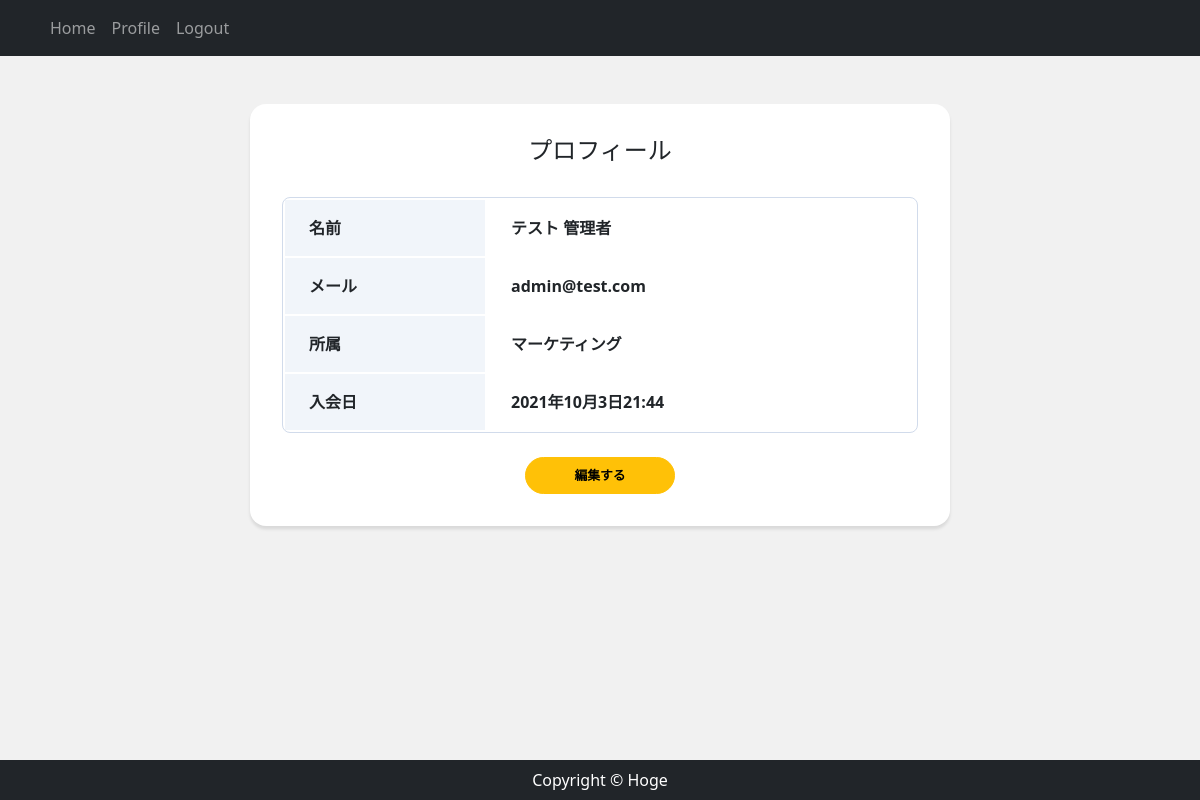
The app's page /accounts/profile/ (signed in), older data.
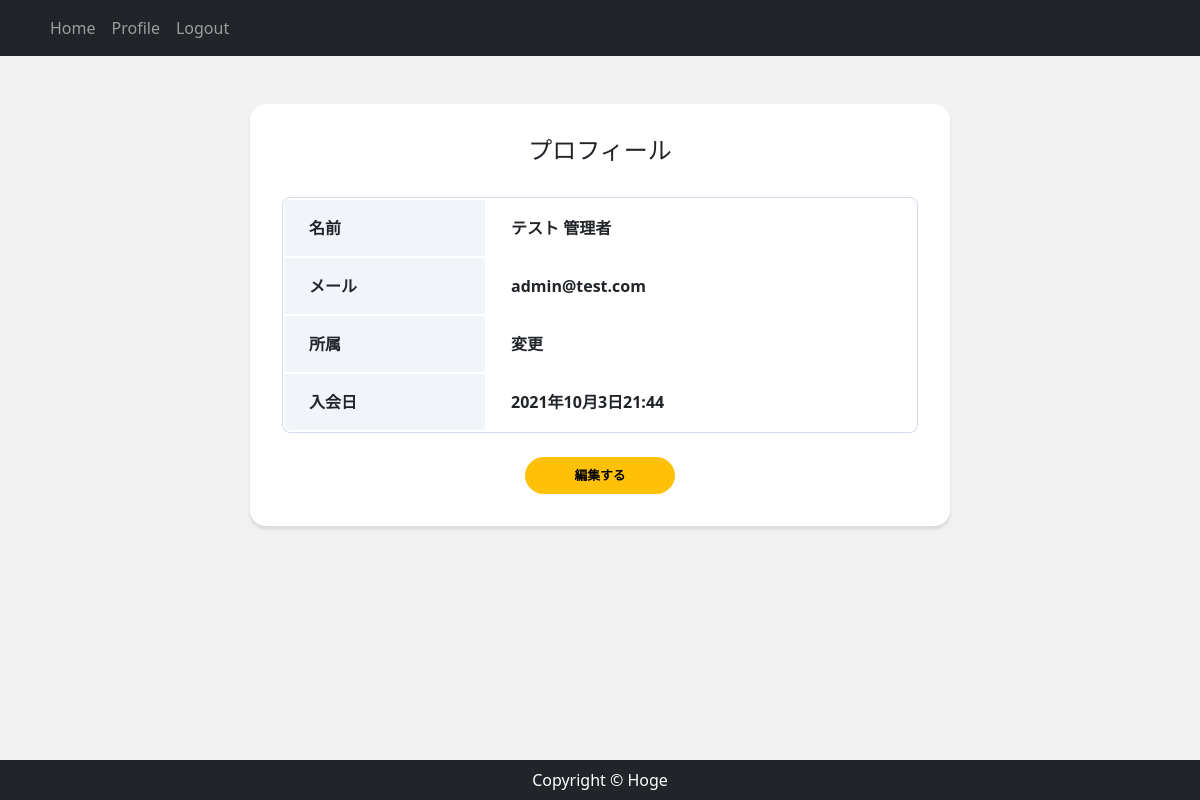
The same page, newer data.
### accounts/models.py (models this page shows, shortened)
class CustomUser(AbstractBaseUser, PermissionsMixin):
    email = models.EmailField('メールアドレス', unique=True)
    first_name = models.CharField('姓', max_length=30)
    last_name = models.CharField('名', max_length=30)
    department = models.CharField('所属', max_length=30, blank=True)
    created = models.DateTimeField('入会日', default=timezone.now)
    is_staff = models.BooleanField(
        ('staff status'),
        default=False,
        help_text=('Designates whether the user can log into this admin site.'),
    )
    is_active = models.BooleanField(
        ('active'),
        default=True,
        help_text=(
            'Designates whether this user should be treated as active. '
            'Unselect this instead of deleting accounts.'
        ),
    )
    objects = UserManager()
    EMAIL_FIELD = 'email'
    USERNAME_FIELD = 'email'
    REQUIRED_FIELDS = []
    class Meta:
        verbose_name = ('user')
        verbose_name_plural = ('users')

### accounts/views.py (the view)
# urls.py: path('profile/', views.ProfileView.as_view(), name='profile'),
class ProfileView(LoginRequiredMixin, View):
    def get(self, request, *args, **kwargs):
        user_data = CustomUser.objects.get(id=request.user.id)
        return render(request, 'accounts/profile.html', {
            'user_data': user_data,
        })

### accounts/templates/accounts/profile.html
{% extends 'app/base.html' %}
{% block content %}
<div class='card card-profile my-5 mx-auto'>
    <div class='card-body'>
        <h5 class='card-title text-center'>プロフィール</h5>
        <table class='profile_table mb-4'>
            <tbody>
                <tr>
                    <th class='header'>名前</th>
                    <th class='data'>{{ user_data.first_name }} {{ user_data.last_name }}</th>
                </tr>
                <tr>
                    <th class='header'>メール</th>
                    <th class='data'>{{ user_data.email }}</th>
                </tr>
                <tr>
                    <th class='header'>所属</th>
                    <th class='data'>{{ user_data.department }}</th>
                </tr>
                <tr>
                    <th class='header'>入会日</th>
                    <th class='data'>{{ user_data.created }}</th>
                </tr>
            </tbody>
        </table>
        <div class='button mx-auto d-grid gap-2'>
            <a href="{% url 'profile_edit' %}" class='btn btn-lg btn-warning'>編集する</a>
        </div>
    </div>
</div>
{% endblock content %}

Row changes from the older to the newer data that the page shows:
changed CustomUser "テスト": department "マーケティング" → "変更"
